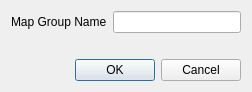
<?xml version="1.0" encoding="UTF-8"?>
<ui version="4.0">
 <class>NewMapGroupDialog</class>
 <widget class="QDialog" name="NewMapGroupDialog">
  <property name="geometry">
   <rect>
    <x>0</x>
    <y>0</y>
    <width>252</width>
    <height>87</height>
   </rect>
  </property>
  <property name="modal">
   <bool>true</bool>
  </property>
  <layout class="QVBoxLayout" name="verticalLayout">
   <item>
    <widget class="QFrame" name="form">
     <layout class="QFormLayout" name="formLayout">
      <property name="leftMargin">
       <number>0</number>
      </property>
      <property name="topMargin">
       <number>0</number>
      </property>
      <property name="rightMargin">
       <number>0</number>
      </property>
      <property name="bottomMargin">
       <number>0</number>
      </property>
      <item row="0" column="0">
       <widget class="QLabel" name="label_Name">
        <property name="text">
         <string>Map Group Name</string>
        </property>
       </widget>
      </item>
      <item row="0" column="1">
       <widget class="QLineEdit" name="lineEdit_Name">
        <property name="clearButtonEnabled">
         <bool>true</bool>
        </property>
       </widget>
      </item>
      <item row="1" column="1">
       <widget class="QLabel" name="label_NameError">
        <property name="visible">
         <bool>false</bool>
        </property>
        <property name="styleSheet">
         <string notr="true">color: rgb(255, 0, 0)</string>
        </property>
        <property name="text">
         <string/>
        </property>
       </widget>
      </item>
     </layout>
    </widget>
   </item>
   <item>
    <widget class="QDialogButtonBox" name="buttonBox">
     <property name="orientation">
      <enum>Qt::Orientation::Horizontal</enum>
     </property>
     <property name="standardButtons">
      <set>QDialogButtonBox::StandardButton::Cancel|QDialogButtonBox::StandardButton::Ok</set>
     </property>
     <property name="centerButtons">
      <bool>false</bool>
     </property>
    </widget>
   </item>
  </layout>
 </widget>
 <resources/>
 <connections/>
</ui>
